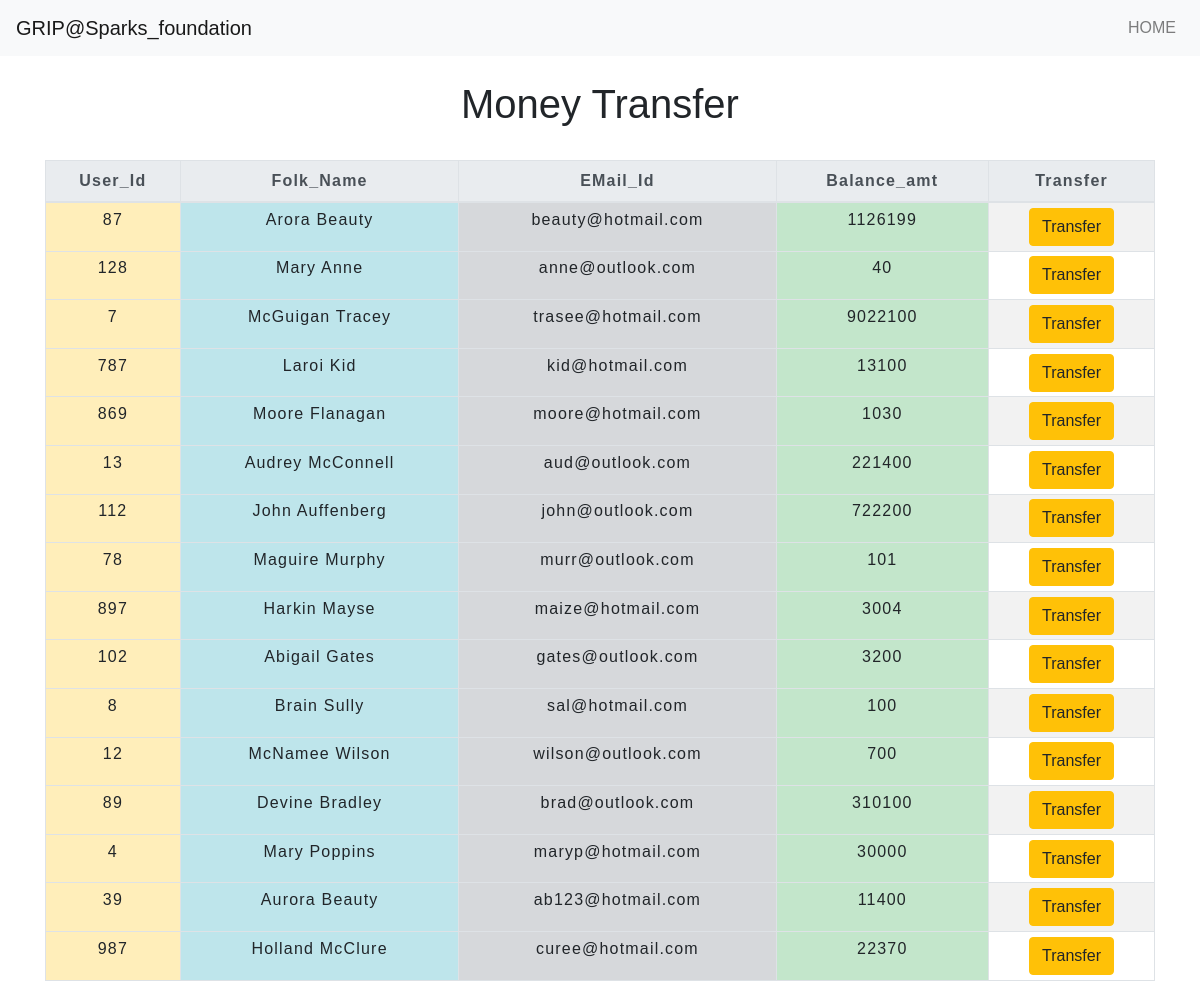
The page /moneytransfer.php on the database its author committed.
### tables this page shows
CREATE TABLE `user_info` (
  `uid` int(69) NOT NULL,
  `folkname` text NOT NULL,
  `emailid` varchar(30) NOT NULL,
  `balanceamt` int(8) NOT NULL
);

### moneytransfer.php (the view, shortened to what this page needs)
<!DOCTYPE html>
<html lang="en">
<head>
    <link rel="stylesheet" href="https://maxcdn.bootstrapcdn.com/bootstrap/4.0.0/css/bootstrap.min.css">
    <link rel="stylesheet" type="text/css" href="styles.css">
</head>
<body>
<?php
    include 'config.php';
    $sql = "SELECT * FROM user_info";
    $result = mysqli_query($conn,$sql);
?>
      <nav class="navbar navbar-expand-md navbar-light bg-light">
      <a class="navbar-brand" href="index.php">GRIP@Sparks_foundation</a>
      <div class="collapse navbar-collapse" id="collapsibleNavbar">
            <ul class="navbar-nav ml-auto">
              <li class="nav-item">
                <a class="nav-link" href="index.php">HOME</a>
              </li>
          </div>
       </nav>
<div class="container">
        <h2 class="text-center pt-4">Money Transfer</h2>
        <br>
            <div class="row">
                <div class="col">
                    <div class="table-responsive-sm">
                    <table class="table table-hover table-sm table-striped table-condensed table-bordered">
                        <thead class="thead-light">
                            <tr>
                            <th scope="col" class="text-center py-2">User_Id</th>
                            <th scope="col" class="text-center py-2">Folk_Name</th>
                            <th scope="col" class="text-center py-2">EMail_Id</th>
                            <th scope="col" class="text-center py-2">Balance_amt</th>
                            <th scope="col" class="text-center py-2">Transfer</th>
                            </tr>
                        </thead>
                        <tbody>
                <?php
                    while($rows=mysqli_fetch_assoc($result)){
                ?>
                    <tr>
                        <td class="table-warning"><?php echo $rows['uid'] ?></td>
                        <td class="table-info"><?php echo $rows['folkname']?></td>
                        <td class="table-secondary"><?php echo $rows['emailid']?></td>
                        <td class="table-success"><?php echo $rows['balanceamt']?></td>
                        <td><a href="usertransferinfo.php?uid= <?php echo $rows['uid'] ;?>"> <button type="button" class="btn btn-warning">Transfer</button></a></td>
                    </tr>
                <?php
                    }
                ?>
                        </tbody>
                    </table>
                    </div>
                </div>
            </div>
         </div>
</body>
</html>

### styles.css (style rules this page uses)
* { padding: 0; margin: 0; box-sizing: border-box; font-family: sans-serif; }
h2 { font-size: 40px; }
table { letter-spacing: 1.2px; }
td { text-align: center; }

### rows shown on the page
user_info: uid "87", folkname "Arora Beauty", emailid "beauty@hotmail.com", balanceamt "1126199"
user_info: uid "128", folkname "Mary Anne", emailid "anne@outlook.com", balanceamt "40"
user_info: uid "7", folkname "McGuigan Tracey", emailid "trasee@hotmail.com", balanceamt "9022100"
user_info: uid "787", folkname "Laroi Kid", emailid "kid@hotmail.com", balanceamt "13100"
user_info: uid "869", folkname "Moore Flanagan", emailid "moore@hotmail.com", balanceamt "1030"
user_info: uid "13", folkname "Audrey McConnell", emailid "aud@outlook.com", balanceamt "221400"
user_info: uid "112", folkname "John Auffenberg", emailid "john@outlook.com", balanceamt "722200"
user_info: uid "78", folkname "Maguire Murphy", emailid "murr@outlook.com", balanceamt "101"
user_info: uid "897", folkname "Harkin Mayse", emailid "maize@hotmail.com", balanceamt "3004"
user_info: uid "102", folkname "Abigail Gates", emailid "gates@outlook.com", balanceamt "3200"
user_info: uid "8", folkname "Brain Sully", emailid "sal@hotmail.com", balanceamt "100"
user_info: uid "12", folkname "McNamee Wilson", emailid "wilson@outlook.com", balanceamt "700"
user_info: uid "89", folkname "Devine Bradley", emailid "brad@outlook.com", balanceamt "310100"
user_info: uid "4", folkname "Mary Poppins", emailid "maryp@hotmail.com", balanceamt "30000"
user_info: uid "39", folkname "Aurora Beauty", emailid "ab123@hotmail.com", balanceamt "11400"
user_info: uid "987", folkname "Holland McClure", emailid "curee@hotmail.com", balanceamt "22370"
